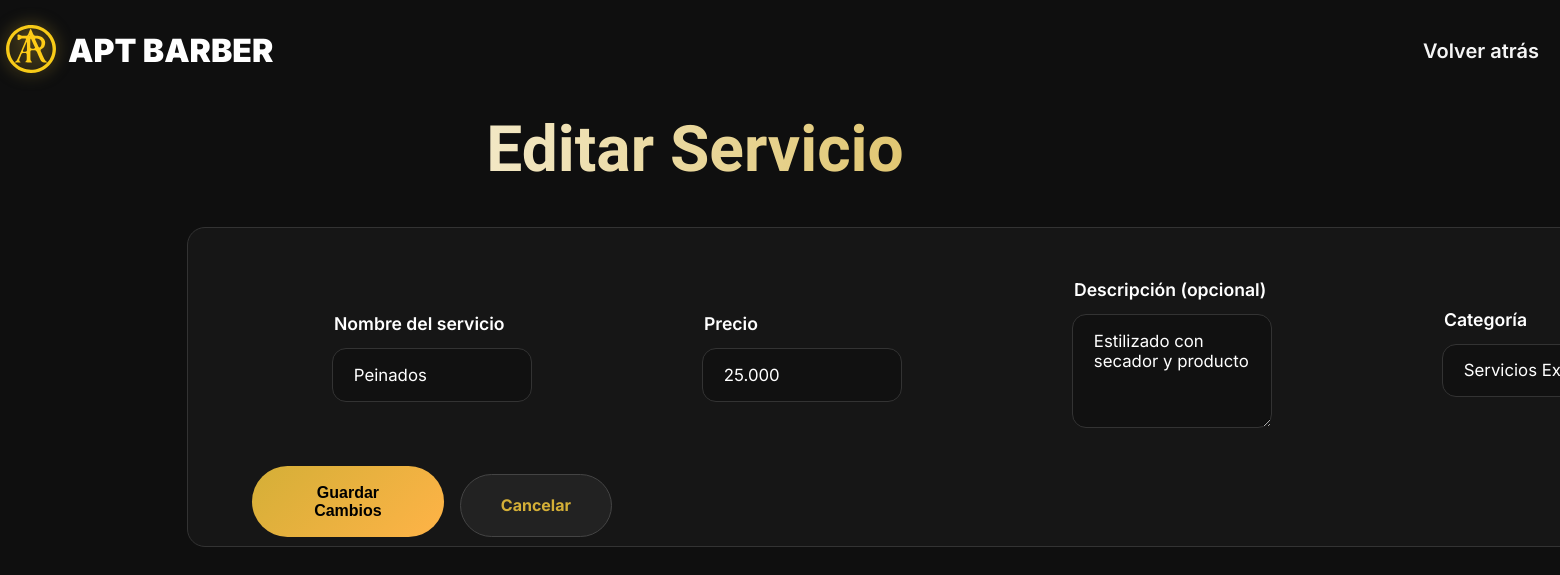
/admin/edit/5 (signed in), run on the app's committed database.
### models.py (models this page shows, shortened)
class Servicio(db.Model):
    id = db.Column(db.Integer, primary_key=True)
    nombre = db.Column(db.String(100), nullable=False)
    precio = db.Column(db.String(20), nullable=False)
    descripcion = db.Column(db.Text)
    categoria = db.Column(db.String(20), default="corte", nullable=False)

### app.py (the view, shortened to what this page needs)
@app.route('/admin/edit/<int:id>', methods=['GET', 'POST'])
@login_required
def edit_service(id):
    servicio = Servicio.query.get_or_404(id)
    return render_template('admin/edit.html', servicio=servicio)

### app.py (called while the page is built)
@login_manager.user_loader
def load_user(user_id):
    return User.query.get(int(user_id))

@app.context_processor
def inject_gallery():
    folder = 'static/images/gallery'
    if not os.path.exists(folder):
        return {'gallery_images': []}
    try:
        files = os.listdir(folder)
        images = []
        for f in files:
            if f.lower().endswith(('.png', '.jpg', '.jpeg', '.webp')):
                full_path = os.path.join(folder, f)
                if os.path.isfile(full_path):  # solo archivos, no carpetas
                    images.append(f)
        images.sort(key=lambda x: os.path.getmtime(os.path.join(folder, x)), reverse=True)
        return {'gallery_images': images[:10]}
    except Exception as e:
        print("Error en galería:", e)
        return {'gallery_images': []}

### templates/admin/edit.html (shortened to what this page needs)
{% extends "base.html" %}
{% block content %}
<div class="admin-dashboard">
    <div class="container" style="padding: 8rem 2rem 6rem; max-width: 900px; margin:0 auto;">
        <div class="text-center mb-10">
            <h1 class="admin-title" style="font-size:4rem;">Editar Servicio</h1>
        </div>
        <div class="admin-card">
            <form method="POST" action="{{ url_for('admin.editar_servicio', servicio_id=servicio.id) }}" class="admin-grid-4">
                <div style="margin-bottom:1.3rem;">
                    <label class="field-label">Nombre del servicio</label>
                    <input type="text" name="nombre" value="{{ servicio.nombre }}" required class="input-field">
                </div>
                <div style="margin-bottom:1.3rem;">
                    <label class="field-label">Precio</label>
                    <input type="text" name="precio" value="{{ servicio.precio }}" required class="input-field">
                </div>
                <div style="margin-bottom:1.3rem;">
                    <label class="field-label">Descripción (opcional)</label>
                    <textarea name="descripcion" rows="4" class="input-field">{{ servicio.descripcion or '' }}</textarea>
                </div>
                <div style="margin-bottom:1.8rem;">
                    <label class="field-label">Categoría</label>
                    <select name="categoria" class="input-field">
                        <option value="extra" {% if servicio.categoria == "extra" %}selected{% endif %}>Servicios Extras</option>
                    </select>
                </div>
                <div style="display:flex; gap:1rem; justify-content:center;">
                    <button type="submit" class="btn-primary">Guardar Cambios</button>
                    <a href="{{ url_for('admin.dashboard') }}" class="btn-secondary">Cancelar</a>
                </div>
            </form>
        </div>
    </div>
</div>
{% endblock %}

### static/css/base/01-variables.css (style rules this page uses)
:root { --bg: #0f0f0f; --bg-dark: #0a0a0a; --bg-card: #141414; --text: #f5f5f5; --text-secondary: #d0d0d0; --text-muted: #999; --accent: #d4af37; --accent-hover: #e6c14a; --gray: #222; --border: #333; --whatsapp: #d4af37; --font-primary: 'Inter', sans-serif; --font-display: 'Satoshi', sans-serif; --spacing-xs: 0.25rem; --spacing-sm: 0.5rem; --spacing-md: 1rem; --spacing-lg: 1.5rem; --spacing-xl: 2rem; --spacing-2xl: 3rem; --spacing-3xl: 4rem; --spacing-4xl: 5rem; --radius-sm: 8px; --radius-md: 12px; --radius-lg: 20px; --radius-xl: 24px; --radius-full: 50px; --shadow-sm: 0 2px 4px rgba(0, 0, 0, 0.1); --shadow-md: 0 10px 30px rgba(0, 0, 0, 0.2); --shadow-lg: 0 25px 60px rgba(0, 0, 0, 0.3); --shadow-accent: 0 15px 40px rgba(212, 175, 55, 0.4); --shadow-accent-hover: 0 25px 50px rgba(212, 175, 55, 0.6); --z-header: 1000; --z-mobile-nav: 900; --z-lightbox: 9999; }
* { margin: 0; padding: 0; box-sizing: border-box; }
html { scroll-behavior: smooth; }
body { font-family: var(--font-primary); background: var(--bg); color: var(--text); line-height: 1.6; overflow-x: hidden; }
h1, h2, h3, h4, h5, h6 { font-family: var(--font-display); font-weight: 900; line-height: 1.1; }
a { color: inherit; text-decoration: none; transition: color 0.3s ease; }
.container { max-width: 1200px; margin: 0 auto; padding: 0 var(--spacing-md); }
.text-center { text-align: center; }
.mb-10 { margin-bottom: 2.5rem; }

### static/css/base/02-responsive.css (style rules this page uses)
@media (max-width: 1920px) and (min-width: 1367px) { .container { max-width: 1600px; } }

### static/css/components/01-buttons.css (style rules this page uses)
.btn-primary { background: var(--gradient-accent-bold); color: black; padding: var(--spacing-lg) 3rem; border: none; border-radius: var(--radius-full); font-weight: 700; font-size: 1rem; cursor: pointer; transition: all 0.3s ease; display: inline-block; }
.btn-secondary { background: var(--gradient-accent-bold); color: black; padding: var(--spacing-lg) 3rem; border: none; border-radius: var(--radius-full); font-weight: 700; font-size: 1rem; cursor: pointer; transition: all 0.3s ease; display: inline-block; margin-top: 0.5rem; }

### static/css/components/03-cards.css (style rules this page uses)
.admin-card { background: #141414; border: 1px solid var(--border); border-radius: var(--radius-xl); padding: 3rem 4rem; margin-bottom: 3rem; }

### static/css/components/06-forms.css (style rules this page uses)
.input-field { background: #0e0e0e; border: 1px solid var(--border); border-radius: var(--radius-md); padding: var(--spacing-md); color: white; font-size: 1rem; transition: all 0.3s ease; font-family: var(--font-primary); }
.input-field::placeholder { color: var(--text-muted); }
textarea.input-field { resize: vertical; min-height: 100px; font-family: var(--font-primary); }
select.input-field { cursor: pointer; appearance: none; background-repeat: no-repeat; background-position: right 0.5rem center; background-size: 1.5em 1.5em; padding-right: 2.5rem; }
.field-label { display: block; margin-bottom: 0.6rem; font-size: 1.1rem; color: white; font-weight: 600; }
.admin-grid-4 { display: grid; grid-template-columns: 1fr; gap: var(--spacing-md); justify-items: center; }
@media (min-width: 640px) { .admin-grid-4 { grid-template-columns: repeat(4, 1fr); } }

### static/css/pages/02-admin.css (style rules this page uses)
.admin-dashboard { background: #000; min-height: 100vh; color: #ddd; font-family: var(--font-primary); }
.admin-title { font: 900 4rem var(--font-display), sans-serif; background: linear-gradient(90deg, #fff, var(--accent)); -webkit-background-clip: text; -webkit-text-fill-color: transparent; margin-bottom: 5px; margin-left: 10px; }

### data on the page
Servicio: nombre "Peinados", precio "25.000", descripcion "Estilizado con secador y producto", categoria "Servicios Extras"
